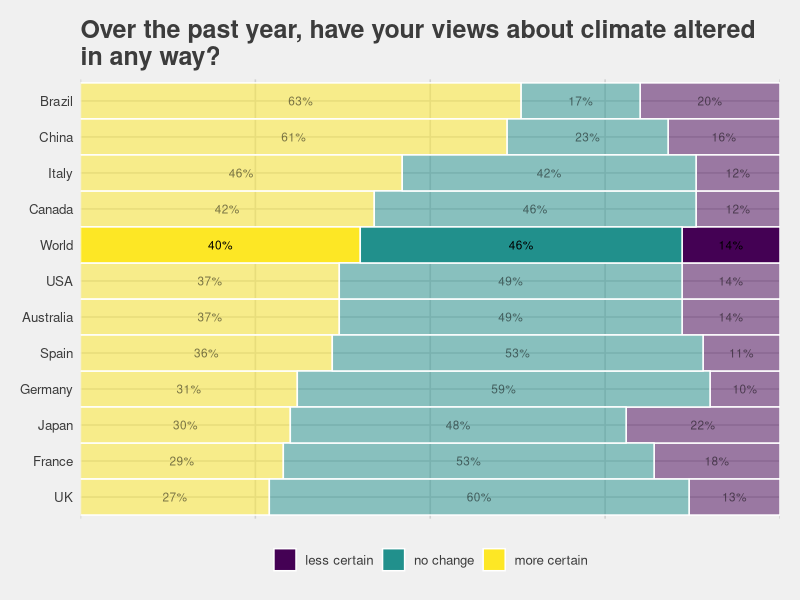
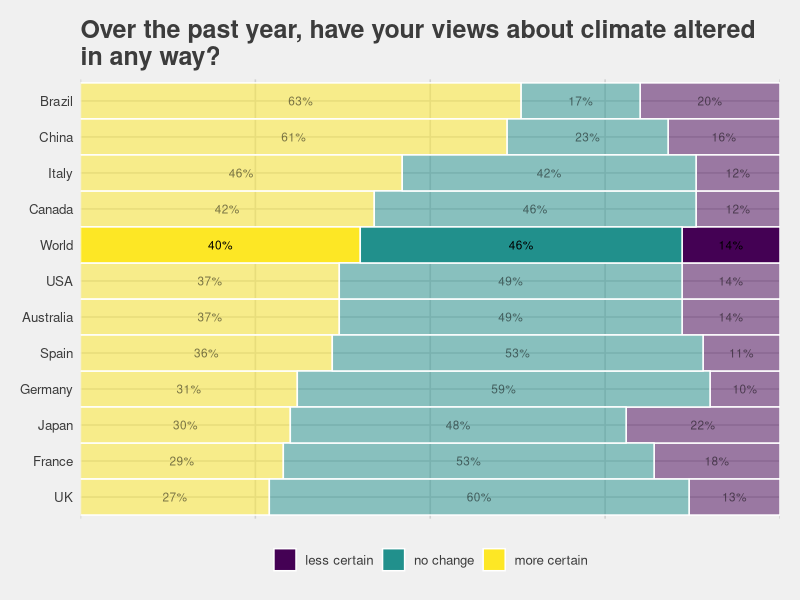

Here is the R script that generated these plots, in order:
library(tidyverse)
library(ggthemes)

df <- tribble(
  ~country, ~category, ~value,
  "USA", "no change", 0.49,
  "USA", "less certain", 0.14,
  "USA", "more certain", 0.37,
  "Canada", "no change", 0.46,
  "Canada", "less certain", 0.12,
  "Canada", "more certain", 0.42,
  "Brazil", "no change", 0.17,
  "Brazil", "less certain", 0.20,
  "Brazil", "more certain", 0.63,
  "Spain", "no change", 0.53,
  "Spain", "less certain", 0.11,
  "Spain", "more certain", 0.36,
  "France", "no change", 0.53,
  "France", "less certain", 0.18,
  "France", "more certain", 0.29,
  "UK", "no change", 0.60,
  "UK", "less certain", 0.13,
  "UK", "more certain", 0.27,
  "Germany", "no change", 0.59,
  "Germany", "less certain", 0.10,
  "Germany", "more certain", 0.31,
  "Italy", "no change", 0.42,
  "Italy", "less certain", 0.12,
  "Italy", "more certain", 0.46,
  "China", "no change", 0.23,
  "China", "less certain", 0.16,
  "China", "more certain", 0.61,
  "Japan", "no change", 0.48,
  "Japan", "less certain", 0.22,
  "Japan", "more certain", 0.30,
  "Australia", "no change", 0.49,
  "Australia", "less certain", 0.14,
  "Australia", "more certain", 0.37,
  "World", "no change", 0.46,
  "World", "less certain", 0.14,
  "World", "more certain", 0.40,
)


df <- df %>%
  spread(category, value) %>%
  mutate(
    rank = `more certain`,
    country = fct_reorder(country, rank),
  ) %>%
  gather(category, value, `less certain`:`no change`) %>%
  mutate(
    category = fct_relevel(category, c("less certain", "no change", "more certain")),
    highlight = country == "World"
  )

ggplot(df, aes(x = country, y = value, fill = category, alpha = highlight)) + 
  geom_bar(stat = "identity", color = "white", width = 1) +
  geom_text(
    aes(label = scales::percent(value, accuracy = 1)), 
    size = 3, 
    color = "black", 
    position = position_stack(vjust = 0.5)
  ) +
  labs(title = "Over the past year, have your views about climate altered\nin any way?") + 
  theme_fivethirtyeight() +
  scale_fill_viridis_d() + 
  scale_y_continuous(expand = c(0, 0)) +
  scale_alpha_manual(values = c("TRUE" = 1, "FALSE" = 0.5), guide = FALSE) +
  theme(
    axis.title = element_blank(),
    axis.text.x = element_blank(),
    axis.ticks.x = element_blank(), 
    panel.grid = element_blank(),
    legend.title = element_blank(),
    legend.spacing.x = unit(0.5, 'cm'),
  ) +
  coord_flip()


ggsave("twitter_country_plot.png", device = "png", dpi = "retina")